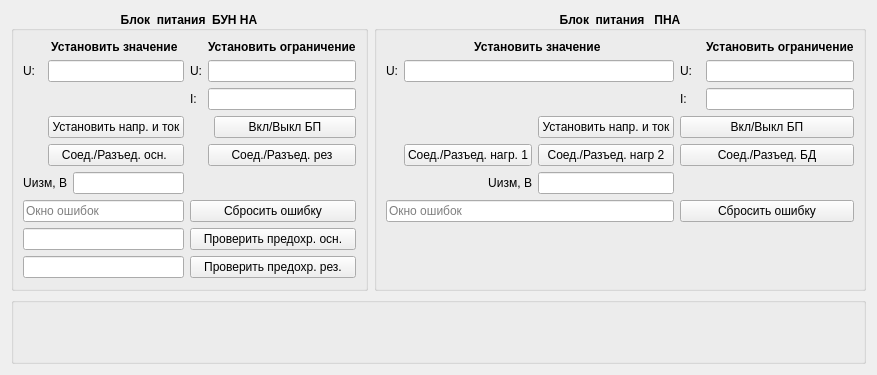
      <widget class="QWidget" name="tab_3">
       <attribute name="title">
        <string>БП БУН НА и ПНА</string>
       </attribute>
       <layout class="QGridLayout" name="gridLayout_25">
        <item row="0" column="0">
         <widget class="QGroupBox" name="groupBox_7">
          <property name="maximumSize">
           <size>
            <width>16777215</width>
            <height>280</height>
           </size>
          </property>
          <property name="font">
           <font>
            <weight>75</weight>
            <bold>true</bold>
           </font>
          </property>
          <property name="title">
           <string>Блок  питания  БУН НА</string>
          </property>
          <property name="alignment">
           <set>Qt::AlignCenter</set>
          </property>
          <property name="flat">
           <bool>false</bool>
          </property>
          <layout class="QGridLayout" name="gridLayout_29">
           <item row="0" column="0">
            <layout class="QGridLayout" name="gridLayout_3">
             <item row="3" column="5">
              <widget class="QPushButton" name="pushButton_start_com6">
               <property name="font">
                <font>
                 <weight>50</weight>
                 <bold>false</bold>
                </font>
               </property>
               <property name="text">
                <string>Вкл/Выкл БП</string>
               </property>
              </widget>
             </item>
             <item row="6" column="0" colspan="2">
              <widget class="QLabel" name="label_13">
               <property name="font">
                <font>
                 <weight>50</weight>
                 <bold>false</bold>
                </font>
               </property>
               <property name="text">
                <string>Uизм, В</string>
               </property>
               <property name="alignment">
                <set>Qt::AlignRight|Qt::AlignTrailing|Qt::AlignVCenter</set>
               </property>
              </widget>
             </item>
             <item row="6" column="2">
              <widget class="QLineEdit" name="U1out">
               <property name="font">
                <font>
                 <weight>50</weight>
                 <bold>false</bold>
                </font>
               </property>
              </widget>
             </item>
             <item row="3" column="1" colspan="2">
              <widget class="QPushButton" name="pushButton_U1">
               <property name="font">
                <font>
                 <weight>50</weight>
                 <bold>false</bold>
                </font>
               </property>
               <property name="text">
                <string>Установить напр. и ток</string>
               </property>
              </widget>
             </item>
             <item row="2" column="4" colspan="2">
              <widget class="QLineEdit" name="setlimI1">
               <property name="font">
                <font>
                 <weight>50</weight>
                 <bold>false</bold>
                </font>
               </property>
              </widget>
             </item>
             <item row="1" column="4" colspan="2">
              <widget class="QLineEdit" name="setlimU1">
               <property name="font">
                <font>
                 <weight>50</weight>
                 <bold>false</bold>
                </font>
               </property>
              </widget>
             </item>
             <item row="0" column="1" colspan="2">
              <widget class="QLabel" name="label_16">
               <property name="font">
                <font>
                 <weight>75</weight>
                 <bold>true</bold>
                </font>
               </property>
               <property name="text">
                <string>Установить значение </string>
               </property>
               <property name="alignment">
                <set>Qt::AlignCenter</set>
               </property>
              </widget>
             </item>
             <item row="0" column="4" colspan="2">
              <widget class="QLabel" name="label_18">
               <property name="font">
                <font>
                 <weight>75</weight>
                 <bold>true</bold>
                </font>
               </property>
               <property name="text">
                <string>Установить ограничение</string>
               </property>
              </widget>
             </item>
             <item row="1" column="0">
              <widget class="QLabel" name="label_3">
               <property name="font">
                <font>
                 <weight>50</weight>
                 <bold>false</bold>
                </font>
               </property>
               <property name="text">
                <string>U:</string>
               </property>
              </widget>
             </item>
             <item row="1" column="1" colspan="2">
              <widget class="QLineEdit" name="setU1">
               <property name="font">
                <font>
                 <weight>50</weight>
                 <bold>false</bold>
                </font>
               </property>
              </widget>
             </item>
             <item row="1" column="3">
              <widget class="QLabel" name="label_38">
               <property name="font">
                <font>
                 <weight>50</weight>
                 <bold>false</bold>
                </font>
               </property>
               <property name="text">
                <string>U:</string>
               </property>
              </widget>
             </item>
             <item row="2" column="3">
              <widget class="QLabel" name="label_37">
               <property name="font">
                <font>
                 <weight>50</weight>
                 <bold>false</bold>
                </font>
               </property>
               <property name="text">
                <string>I:</string>
               </property>
              </widget>
             </item>
             <item row="8" column="0" colspan="3">
              <widget class="QLineEdit" name="lineEdit_fuse_1">
               <property name="font">
                <font>
                 <weight>50</weight>
                 <bold>false</bold>
                </font>
               </property>
              </widget>
             </item>
             <item row="7" column="0" colspan="3">
              <widget class="QLineEdit" name="err1">
               <property name="font">
                <font>
                 <weight>50</weight>
                 <bold>false</bold>
                </font>
               </property>
               <property name="text">
                <string/>
               </property>
               <property name="placeholderText">
                <string>Окно ошибок</string>
               </property>
              </widget>
             </item>
             <item row="5" column="1" colspan="2">
              <widget class="QPushButton" name="pushButton_4">
               <property name="font">
                <font>
                 <weight>50</weight>
                 <bold>false</bold>
                </font>
               </property>
               <property name="text">
                <string>Соед./Разъед. осн. </string>
               </property>
              </widget>
             </item>
             <item row="5" column="4" colspan="2">
              <widget class="QPushButton" name="pushButton_7">
               <property name="font">
                <font>
                 <weight>50</weight>
                 <bold>false</bold>
                </font>
               </property>
               <property name="text">
                <string>Соед./Разъед. рез</string>
               </property>
              </widget>
             </item>
             <item row="9" column="0" colspan="3">
              <widget class="QLineEdit" name="lineEdit_fuse_2">
               <property name="font">
                <font>
                 <weight>50</weight>
                 <bold>false</bold>
                </font>
               </property>
              </widget>
             </item>
             <item row="7" column="3" colspan="3">
              <widget class="QPushButton" name="pushButton_2">
               <property name="font">
                <font>
                 <weight>50</weight>
                 <bold>false</bold>
                </font>
               </property>
               <property name="text">
                <string>Сбросить ошибку</string>
               </property>
              </widget>
             </item>
             <item row="8" column="3" colspan="3">
              <widget class="QPushButton" name="pushButton_check_fuse_1">
               <property name="font">
                <font>
                 <weight>50</weight>
                 <bold>false</bold>
                </font>
               </property>
               <property name="text">
                <string>Проверить предохр. осн.</string>
               </property>
              </widget>
             </item>
             <item row="9" column="3" colspan="3">
              <widget class="QPushButton" name="pushButton_check_fuse_2">
               <property name="font">
                <font>
                 <weight>50</weight>
                 <bold>false</bold>
                </font>
               </property>
               <property name="text">
                <string>Проверить предохр. рез.</string>
               </property>
              </widget>
             </item>
             <item row="6" column="5">
              <spacer name="horizontalSpacer_10">
               <property name="orientation">
                <enum>Qt::Horizontal</enum>
               </property>
               <property name="sizeHint" stdset="0">
                <size>
                 <width>40</width>
                 <height>20</height>
                </size>
               </property>
              </spacer>
             </item>
            </layout>
           </item>
           <item row="1" column="0">
            <spacer name="verticalSpacer_4">
             <property name="orientation">
              <enum>Qt::Vertical</enum>
             </property>
             <property name="sizeHint" stdset="0">
              <size>
               <width>20</width>
               <height>40</height>
              </size>
             </property>
            </spacer>
           </item>
          </layout>
         </widget>
        </item>
        <item row="0" column="1">
         <widget class="QGroupBox" name="groupBox_8">
          <property name="maximumSize">
           <size>
            <width>16777215</width>
            <height>280</height>
           </size>
          </property>
          <property name="font">
           <font>
            <weight>75</weight>
            <bold>true</bold>
           </font>
          </property>
          <property name="title">
           <string>Блок  питания   ПНА</string>
          </property>
          <property name="alignment">
           <set>Qt::AlignCenter</set>
          </property>
          <layout class="QGridLayout" name="gridLayout_26">
           <item row="0" column="0">
            <layout class="QGridLayout" name="gridLayout_5">
             <item row="1" column="0">
              <widget class="QLabel" name="label_11">
               <property name="font">
                <font>
                 <weight>50</weight>
                 <bold>false</bold>
                </font>
               </property>
               <property name="text">
                <string>U:</string>
               </property>
              </widget>
             </item>
             <item row="1" column="1" colspan="2">
              <widget class="QLineEdit" name="setU2">
               <property name="font">
                <font>
                 <weight>50</weight>
                 <bold>false</bold>
                </font>
               </property>
              </widget>
             </item>
             <item row="0" column="4" colspan="2">
              <widget class="QLabel" name="label_39">
               <property name="font">
                <font>
                 <weight>75</weight>
                 <bold>true</bold>
                </font>
               </property>
               <property name="text">
                <string>Установить ограничение</string>
               </property>
              </widget>
             </item>
             <item row="9" column="0" colspan="3">
              <widget class="QLineEdit" name="err2">
               <property name="font">
                <font>
                 <weight>50</weight>
                 <bold>false</bold>
                </font>
               </property>
               <property name="placeholderText">
                <string>Окно ошибок</string>
               </property>
              </widget>
             </item>
             <item row="2" column="4" colspan="2">
              <widget class="QLineEdit" name="setlimI2">
               <property name="font">
                <font>
                 <weight>50</weight>
                 <bold>false</bold>
                </font>
               </property>
              </widget>
             </item>
             <item row="2" column="3">
              <widget class="QLabel" name="label_41">
               <property name="font">
                <font>
                 <weight>50</weight>
                 <bold>false</bold>
                </font>
               </property>
               <property name="text">
                <string>I:</string>
               </property>
              </widget>
             </item>
             <item row="1" column="4" colspan="2">
              <widget class="QLineEdit" name="setlimU2">
               <property name="font">
                <font>
                 <weight>50</weight>
                 <bold>false</bold>
                </font>
               </property>
              </widget>
             </item>
             <item row="8" column="2">
              <widget class="QLineEdit" name="U2out">
               <property name="font">
                <font>
                 <weight>50</weight>
                 <bold>false</bold>
                </font>
               </property>
              </widget>
             </item>
             <item row="9" column="3" colspan="3">
              <widget class="QPushButton" name="pushButton_3">
               <property name="font">
                <font>
                 <weight>50</weight>
                 <bold>false</bold>
                </font>
               </property>
               <property name="text">
                <string>Сбросить ошибку</string>
               </property>
              </widget>
             </item>
             <item row="6" column="1">
              <widget class="QPushButton" name="pushButton_5">
               <property name="font">
                <font>
                 <weight>50</weight>
                 <bold>false</bold>
                </font>
               </property>
               <property name="text">
                <string>Соед./Разъед. нагр. 1</string>
               </property>
              </widget>
             </item>
             <item row="4" column="3" colspan="3">
              <widget class="QPushButton" name="pushButton_start_com5">
               <property name="font">
                <font>
                 <weight>50</weight>
                 <bold>false</bold>
                </font>
               </property>
               <property name="text">
                <string>Вкл/Выкл БП</string>
               </property>
              </widget>
             </item>
             <item row="4" column="2">
              <widget class="QPushButton" name="pushButton_U2">
               <property name="font">
                <font>
                 <weight>50</weight>
                 <bold>false</bold>
                </font>
               </property>
               <property name="text">
                <string>Установить напр. и ток</string>
               </property>
              </widget>
             </item>
             <item row="11" column="4">
              <spacer name="horizontalSpacer_9">
               <property name="orientation">
                <enum>Qt::Horizontal</enum>
               </property>
               <property name="sizeHint" stdset="0">
                <size>
                 <width>40</width>
                 <height>20</height>
                </size>
               </property>
              </spacer>
             </item>
             <item row="0" column="1" colspan="2">
              <widget class="QLabel" name="label_17">
               <property name="font">
                <font>
                 <weight>75</weight>
                 <bold>true</bold>
                </font>
               </property>
               <property name="text">
                <string>Установить значение </string>
               </property>
               <property name="alignment">
                <set>Qt::AlignCenter</set>
               </property>
              </widget>
             </item>
             <item row="6" column="3" colspan="3">
              <widget class="QPushButton" name="pushButton_10">
               <property name="font">
                <font>
                 <weight>50</weight>
                 <bold>false</bold>
                </font>
               </property>
               <property name="text">
                <string>Соед./Разъед. БД</string>
               </property>
              </widget>
             </item>
             <item row="1" column="3">
              <widget class="QLabel" name="label_40">
               <property name="font">
                <font>
                 <weight>50</weight>
                 <bold>false</bold>
                </font>
               </property>
               <property name="text">
                <string>U:</string>
               </property>
              </widget>
             </item>
             <item row="6" column="2">
              <widget class="QPushButton" name="pushButton_8">
               <property name="font">
                <font>
                 <weight>50</weight>
                 <bold>false</bold>
                </font>
               </property>
               <property name="text">
                <string>Соед./Разъед. нагр 2</string>
               </property>
              </widget>
             </item>
             <item row="8" column="0" colspan="2">
              <widget class="QLabel" name="label_14">
               <property name="font">
                <font>
                 <weight>50</weight>
                 <bold>false</bold>
                </font>
               </property>
               <property name="text">
                <string>Uизм, В</string>
               </property>
               <property name="alignment">
                <set>Qt::AlignRight|Qt::AlignTrailing|Qt::AlignVCenter</set>
               </property>
              </widget>
             </item>
             <item row="11" column="2">
              <spacer name="horizontalSpacer_8">
               <property name="orientation">
                <enum>Qt::Horizontal</enum>
               </property>
               <property name="sizeHint" stdset="0">
                <size>
                 <width>40</width>
                 <height>20</height>
                </size>
               </property>
              </spacer>
             </item>
             <item row="11" column="1">
              <spacer name="horizontalSpacer_7">
               <property name="orientation">
                <enum>Qt::Horizontal</enum>
               </property>
               <property name="sizeHint" stdset="0">
                <size>
                 <width>40</width>
                 <height>20</height>
                </size>
               </property>
              </spacer>
             </item>
             <item row="11" column="3">
              <spacer name="verticalSpacer_6">
               <property name="orientation">
                <enum>Qt::Vertical</enum>
               </property>
               <property name="sizeHint" stdset="0">
                <size>
                 <width>20</width>
                 <height>40</height>
                </size>
               </property>
              </spacer>
             </item>
            </layout>
           </item>
          </layout>
         </widget>
        </item>
        <item row="1" column="0" colspan="2">
         <widget class="QGroupBox" name="groupBox_3">
          <property name="title">
           <string/>
          </property>
          <layout class="QGridLayout" name="gridLayout_30">
           <item row="1" column="0">
            <spacer name="verticalSpacer_8">
             <property name="orientation">
              <enum>Qt::Vertical</enum>
             </property>
             <property name="sizeHint" stdset="0">
              <size>
               <width>20</width>
               <height>40</height>
              </size>
             </property>
            </spacer>
           </item>
           <item row="0" column="1" rowspan="2">
            <widget class="QCustomPlot" name="widget" native="true">
             <property name="sizePolicy">
              <sizepolicy hsizetype="Expanding" vsizetype="Expanding">
               <horstretch>0</horstretch>
               <verstretch>0</verstretch>
              </sizepolicy>
             </property>
            </widget>
           </item>
          </layout>
         </widget>
        </item>
       </layout>
      </widget>
